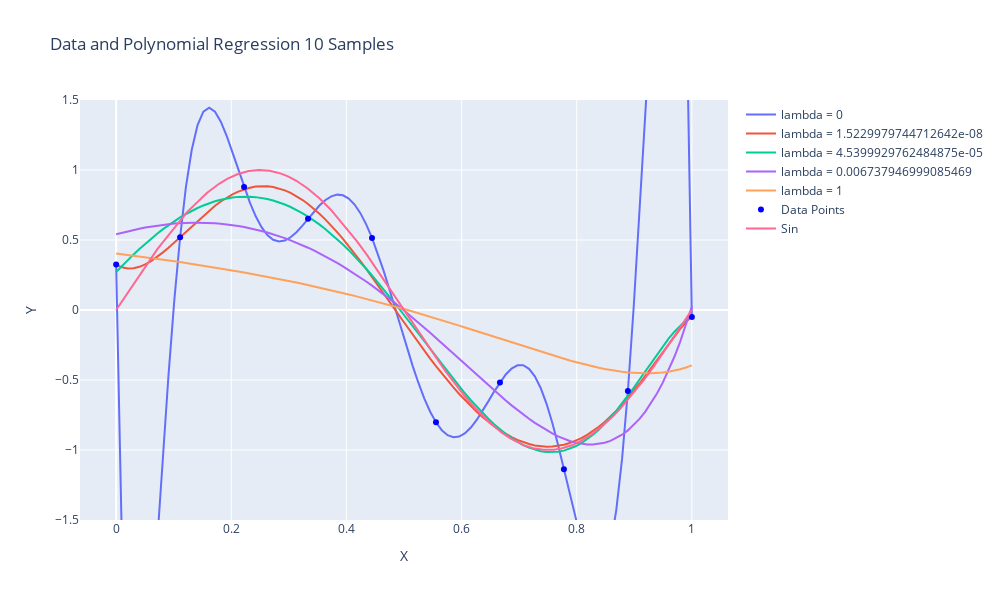

The cell this chart's notebook holds for it:
### Code cell
# lambda = 0
DEGREE = 9
lamda_list = [0, math.e**(-18), math.e**(-10), math.e**(-5), 1]
label_list = [f'lambda = {lamda}' for lamda in lamda_list]
w_list = []
for lamda in lamda_list:
    x_feature_matrix = generate_feature_matrix(x, DEGREE)
    w = normalEquation_ridge(x_feature_matrix, y, lamda)
    w_list.append(w)

fig = model_plot(x, y, w_list, label_list)

# sin graph
x_sin = np.linspace(0, 1, 10000)
data = go.Scatter(x=x_sin, y=np.sin(2*x_sin*math.pi),mode='lines', name='Sin')
fig.add_trace(data)
fig.show()
